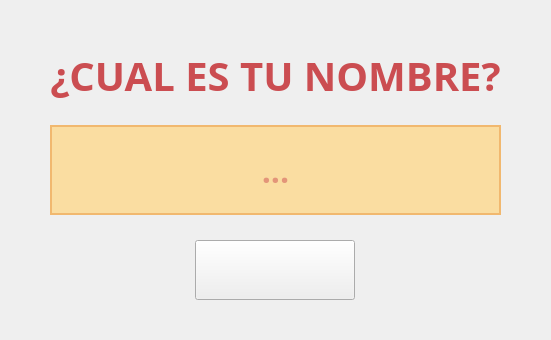
      <widget class="QWidget" name="usernamePage">
       <layout class="QGridLayout" name="gridLayout_11">
        <item row="0" column="0">
         <widget class="QWidget" name="usernameWidget" native="true">
          <layout class="QGridLayout" name="gridLayout_12">
           <item row="0" column="0">
            <widget class="QWidget" name="usernameMenu" native="true">
             <property name="sizePolicy">
              <sizepolicy hsizetype="Expanding" vsizetype="Expanding">
               <horstretch>0</horstretch>
               <verstretch>0</verstretch>
              </sizepolicy>
             </property>
             <property name="minimumSize">
              <size>
               <width>500</width>
               <height>300</height>
              </size>
             </property>
             <property name="maximumSize">
              <size>
               <width>700</width>
               <height>300</height>
              </size>
             </property>
             <property name="styleSheet">
              <string notr="true">#usernameMenu {
	border-image: url(&quot;client_src/data/menu/woodTemplate.png&quot;);
}</string>
             </property>
             <layout class="QVBoxLayout" name="verticalLayout_8">
              <property name="leftMargin">
               <number>30</number>
              </property>
              <property name="topMargin">
               <number>30</number>
              </property>
              <property name="rightMargin">
               <number>30</number>
              </property>
              <property name="bottomMargin">
               <number>20</number>
              </property>
              <item>
               <widget class="QLabel" name="insertUsernameLabel">
                <property name="minimumSize">
                 <size>
                  <width>0</width>
                  <height>50</height>
                 </size>
                </property>
                <property name="maximumSize">
                 <size>
                  <width>16777215</width>
                  <height>50</height>
                 </size>
                </property>
                <property name="font">
                 <font>
                  <family>Ubuntu Mono</family>
                  <pointsize>30</pointsize>
                  <bold>true</bold>
                 </font>
                </property>
                <property name="styleSheet">
                 <string notr="true">#insertUsernameLabel {
	color: #CB4D51;
}</string>
                </property>
                <property name="lineWidth">
                 <number>1</number>
                </property>
                <property name="text">
                 <string>¿CUAL ES TU NOMBRE?</string>
                </property>
                <property name="textFormat">
                 <enum>Qt::AutoText</enum>
                </property>
                <property name="scaledContents">
                 <bool>false</bool>
                </property>
                <property name="alignment">
                 <set>Qt::AlignCenter</set>
                </property>
               </widget>
              </item>
              <item>
               <widget class="QWidget" name="usernameBoxWidget" native="true">
                <property name="maximumSize">
                 <size>
                  <width>650</width>
                  <height>180</height>
                 </size>
                </property>
                <layout class="QHBoxLayout" name="horizontalLayout_13">
                 <property name="spacing">
                  <number>6</number>
                 </property>
                 <property name="leftMargin">
                  <number>0</number>
                 </property>
                 <property name="topMargin">
                  <number>0</number>
                 </property>
                 <property name="rightMargin">
                  <number>0</number>
                 </property>
                 <property name="bottomMargin">
                  <number>0</number>
                 </property>
                 <item>
                  <widget class="QLineEdit" name="usernameBox">
                   <property name="minimumSize">
                    <size>
                     <width>0</width>
                     <height>90</height>
                    </size>
                   </property>
                   <property name="maximumSize">
                    <size>
                     <width>600</width>
                     <height>90</height>
                    </size>
                   </property>
                   <property name="font">
                    <font>
                     <family>Ubuntu Mono</family>
                     <pointsize>24</pointsize>
                     <bold>true</bold>
                    </font>
                   </property>
                   <property name="styleSheet">
                    <string notr="true">#usernameBox {
	background-color: #FADDA1;
	color: #CB4D51;
	border: 2px solid #F1B86F;
}</string>
                   </property>
                   <property name="inputMask">
                    <string/>
                   </property>
                   <property name="text">
                    <string/>
                   </property>
                   <property name="maxLength">
                    <number>30</number>
                   </property>
                   <property name="alignment">
                    <set>Qt::AlignCenter</set>
                   </property>
                   <property name="placeholderText">
                    <string>...</string>
                   </property>
                  </widget>
                 </item>
                </layout>
               </widget>
              </item>
              <item>
               <widget class="QWidget" name="submitUsernameWidget" native="true">
                <property name="minimumSize">
                 <size>
                  <width>0</width>
                  <height>60</height>
                 </size>
                </property>
                <property name="maximumSize">
                 <size>
                  <width>700</width>
                  <height>60</height>
                 </size>
                </property>
                <layout class="QHBoxLayout" name="horizontalLayout_14">
                 <property name="topMargin">
                  <number>0</number>
                 </property>
                 <property name="bottomMargin">
                  <number>0</number>
                 </property>
                 <item>
                  <widget class="QPushButton" name="submitUsernameButton">
                   <property name="minimumSize">
                    <size>
                     <width>0</width>
                     <height>60</height>
                    </size>
                   </property>
                   <property name="maximumSize">
                    <size>
                     <width>160</width>
                     <height>60</height>
                    </size>
                   </property>
                   <property name="styleSheet">
                    <string notr="true">#submitUsernameButton {
	border-image: url(&quot;client_src/data/menu/ingresar.png&quot;);
}

#submitUsernameButton:hover {
   border-image: url(&quot;client_src/data/menu/ingresarHover.png&quot;);
}

#submitUsernameButton:pressed {
   border-image: url(&quot;client_src/data/menu/ingresarPress.png&quot;);
}</string>
                   </property>
                   <property name="text">
                    <string/>
                   </property>
                  </widget>
                 </item>
                </layout>
               </widget>
              </item>
             </layout>
            </widget>
           </item>
          </layout>
         </widget>
        </item>
       </layout>
      </widget>
